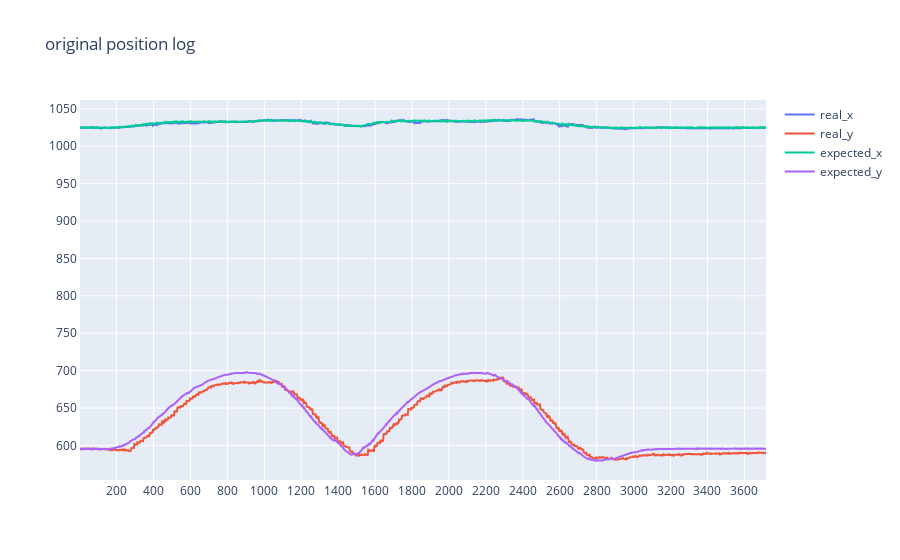

Here is the notebook cell this chart was saved with:
### Code cell
# show the position data diagram
p=[]
#index = np.arange(0,len(data_log))
index = data_log['frame_id']
               
for c in ['real_x','real_y','expected_x','expected_y']:    
    trace=go.Scatter(
        y= data_log[c],
        x= index,
        name = c
    )
    p.append(trace)

                  
axis_template=dict(
    showgrid=True,  #网格
    zeroline=True,  #是否显示基线,即沿着(0,0)画出x轴和y轴
    nticks=20,
    showline=True,
    #title='X axis',
    #mirror='all',
    zerolinecolor="#FF0000"
)
layout=go.Layout(
    xaxis=axis_template,
    yaxis=axis_template,
    title='original position log'
)

fig=go.Figure(
    data=p,
    layout=layout
)
iplot(fig)
if export_html:
    io.write_html(fig, include_plotlyjs='cdn',file=prefix+filename.replace('.csv','_')+layout.title.text.replace(' ','_')+'.html')

### Figure 1 — Plotly figure (JSON) as saved in the notebook; plotly's stock layout.template omitted (floating-point values rounded to 4 significant figures; data arrays with more than 128 entries replaced by an {"elided": "..."} marker saying what was removed)
{"data": [{"name": "real_x", "type": "scatter", "x": {"elided": "2236 int values"}, "y": {"elided": "2236 float values"}}, {"name": "real_y", "type": "scatter", "x": {"elided": "2236 int values"}, "y": {"elided": "2236 float values"}}, {"name": "expected_x", "type": "scatter", "x": {"elided": "2236 int values"}, "y": {"elided": "2236 float values"}}, {"name": "expected_y", "type": "scatter", "x": {"elided": "2236 int values"}, "y": {"elided": "2236 float values"}}], "layout": {"title": {"text": "original position log"}, "xaxis": {"nticks": 20, "showgrid": true, "showline": true, "zeroline": true, "zerolinecolor": "#FF0000"}, "yaxis": {"nticks": 20, "showgrid": true, "showline": true, "zeroline": true, "zerolinecolor": "#FF0000"}}}
